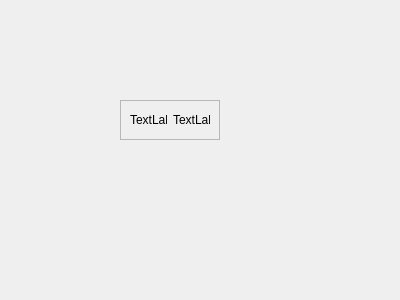
<?xml version="1.0" encoding="UTF-8"?>
<ui version="4.0">
 <class>Form</class>
 <widget class="QWidget" name="Form">
  <property name="geometry">
   <rect>
    <x>0</x>
    <y>0</y>
    <width>400</width>
    <height>300</height>
   </rect>
  </property>
  <property name="windowTitle">
   <string>Form</string>
  </property>
  <widget class="QFrame" name="frame">
   <property name="geometry">
    <rect>
     <x>120</x>
     <y>100</y>
     <width>100</width>
     <height>40</height>
    </rect>
   </property>
   <property name="maximumSize">
    <size>
     <width>100</width>
     <height>40</height>
    </size>
   </property>
   <property name="frameShape">
    <enum>QFrame::StyledPanel</enum>
   </property>
   <property name="frameShadow">
    <enum>QFrame::Raised</enum>
   </property>
   <layout class="QHBoxLayout" name="horizontalLayout">
    <item>
     <widget class="QLabel" name="label_2">
      <property name="text">
       <string>TextLabel</string>
      </property>
     </widget>
    </item>
    <item>
     <widget class="QLabel" name="label">
      <property name="text">
       <string>TextLabel</string>
      </property>
     </widget>
    </item>
   </layout>
  </widget>
 </widget>
 <resources/>
 <connections/>
</ui>
